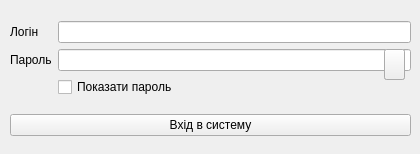
<?xml version="1.0" encoding="UTF-8"?>
<ui version="4.0">
 <class>AuthWindow</class>
 <widget class="QWidget" name="AuthWindow">
  <property name="geometry">
   <rect>
    <x>0</x>
    <y>0</y>
    <width>420</width>
    <height>154</height>
   </rect>
  </property>
  <property name="windowTitle">
   <string>Form</string>
  </property>
  <property name="windowIcon">
   <iconset resource="icons.qrc">
    <normaloff>:/icons/authwindow_icon.png</normaloff>:/icons/authwindow_icon.png</iconset>
  </property>
  <widget class="QWidget" name="layoutWidget">
   <property name="geometry">
    <rect>
     <x>10</x>
     <y>10</y>
     <width>401</width>
     <height>138</height>
    </rect>
   </property>
   <layout class="QGridLayout" name="gridLayout_2">
    <item row="2" column="0">
     <widget class="QPushButton" name="loginPushButton">
      <property name="text">
       <string>Вхід в систему</string>
      </property>
     </widget>
    </item>
    <item row="1" column="0">
     <layout class="QGridLayout" name="gridLayout">
      <item row="1" column="0">
       <widget class="QLabel" name="passwordLabel">
        <property name="text">
         <string>Пароль</string>
        </property>
       </widget>
      </item>
      <item row="0" column="0">
       <widget class="QLabel" name="loginLabel">
        <property name="text">
         <string>Логін</string>
        </property>
       </widget>
      </item>
      <item row="2" column="1">
       <widget class="QCheckBox" name="checkBox">
        <property name="text">
         <string>Показати пароль</string>
        </property>
       </widget>
      </item>
      <item row="1" column="1">
       <widget class="QLineEdit" name="passwordLineEdit">
        <property name="enabled">
         <bool>true</bool>
        </property>
        <property name="styleSheet">
         <string notr="true"/>
        </property>
        <property name="placeholderText">
         <string/>
        </property>
       </widget>
      </item>
      <item row="0" column="1">
       <widget class="QLineEdit" name="loginLineEdit">
        <property name="styleSheet">
         <string notr="true"/>
        </property>
        <property name="placeholderText">
         <string/>
        </property>
       </widget>
      </item>
     </layout>
    </item>
   </layout>
  </widget>
  <widget class="QPushButton" name="visibleIconPushButton">
   <property name="geometry">
    <rect>
     <x>384</x>
     <y>49</y>
     <width>21</width>
     <height>31</height>
    </rect>
   </property>
   <property name="styleSheet">
    <string notr="true">QPushButton
{

border: 20px;

};
</string>
   </property>
   <property name="text">
    <string/>
   </property>
   <property name="icon">
    <iconset>
     <normaloff>icons/visible_eye.png</normaloff>icons/visible_eye.png</iconset>
   </property>
  </widget>
  <widget class="QPushButton" name="hiddenIconPushButton">
   <property name="geometry">
    <rect>
     <x>384</x>
     <y>49</y>
     <width>21</width>
     <height>31</height>
    </rect>
   </property>
   <property name="styleSheet">
    <string notr="true">QPushButton
{

border: 20px;

};
</string>
   </property>
   <property name="text">
    <string/>
   </property>
   <property name="icon">
    <iconset>
     <normaloff>icons/hidden.png</normaloff>icons/hidden.png</iconset>
   </property>
  </widget>
 </widget>
 <resources>
  <include location="icons.qrc"/>
 </resources>
 <connections/>
</ui>
